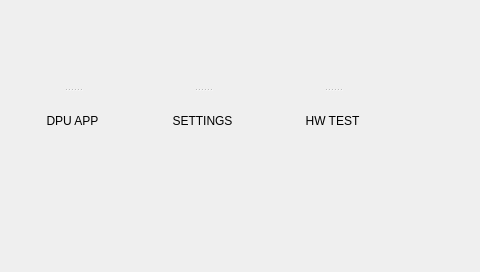
<?xml version="1.0" encoding="UTF-8"?>
<ui version="4.0">
 <class>MainWindow</class>
 <widget class="QMainWindow" name="MainWindow">
  <property name="geometry">
   <rect>
    <x>0</x>
    <y>0</y>
    <width>480</width>
    <height>272</height>
   </rect>
  </property>
  <property name="windowTitle">
   <string>MainWindow</string>
  </property>
  <property name="styleSheet">
   <string notr="true"/>
  </property>
  <widget class="QWidget" name="centralWidget">
   <property name="autoFillBackground">
    <bool>false</bool>
   </property>
   <widget class="QSplitter" name="splitter">
    <property name="geometry">
     <rect>
      <x>20</x>
      <y>30</y>
      <width>105</width>
      <height>120</height>
     </rect>
    </property>
    <property name="orientation">
     <enum>Qt::Vertical</enum>
    </property>
    <widget class="QPushButton" name="pushButton_app">
     <property name="mouseTracking">
      <bool>true</bool>
     </property>
     <property name="styleSheet">
      <string notr="true">opacity: 0.1;border: none; </string>
     </property>
     <property name="text">
      <string/>
     </property>
     <property name="icon">
      <iconset resource="res.qrc">
       <normaloff>:/resource/dpu.png</normaloff>:/resource/dpu.png</iconset>
     </property>
     <property name="iconSize">
      <size>
       <width>100</width>
       <height>100</height>
      </size>
     </property>
     <property name="autoDefault">
      <bool>true</bool>
     </property>
     <property name="default">
      <bool>true</bool>
     </property>
    </widget>
    <widget class="QLabel" name="label_app">
     <property name="text">
      <string>DPU APP</string>
     </property>
     <property name="alignment">
      <set>Qt::AlignCenter</set>
     </property>
    </widget>
   </widget>
   <widget class="QSplitter" name="splitter_2">
    <property name="geometry">
     <rect>
      <x>150</x>
      <y>30</y>
      <width>105</width>
      <height>120</height>
     </rect>
    </property>
    <property name="orientation">
     <enum>Qt::Vertical</enum>
    </property>
    <widget class="QPushButton" name="pushButton_settings">
     <property name="mouseTracking">
      <bool>true</bool>
     </property>
     <property name="styleSheet">
      <string notr="true">opacity: 0.1;border: none; </string>
     </property>
     <property name="text">
      <string/>
     </property>
     <property name="icon">
      <iconset resource="res.qrc">
       <normaloff>:/resource/Gear-icon.png</normaloff>:/resource/Gear-icon.png</iconset>
     </property>
     <property name="iconSize">
      <size>
       <width>300</width>
       <height>100</height>
      </size>
     </property>
     <property name="autoDefault">
      <bool>true</bool>
     </property>
     <property name="default">
      <bool>true</bool>
     </property>
    </widget>
    <widget class="QLabel" name="label_settings">
     <property name="text">
      <string>SETTINGS</string>
     </property>
     <property name="alignment">
      <set>Qt::AlignCenter</set>
     </property>
    </widget>
   </widget>
   <widget class="QSplitter" name="splitter_3">
    <property name="geometry">
     <rect>
      <x>280</x>
      <y>30</y>
      <width>105</width>
      <height>120</height>
     </rect>
    </property>
    <property name="orientation">
     <enum>Qt::Vertical</enum>
    </property>
    <widget class="QPushButton" name="pushButton_hw_test">
     <property name="mouseTracking">
      <bool>true</bool>
     </property>
     <property name="styleSheet">
      <string notr="true">opacity: 0.1;border: none; </string>
     </property>
     <property name="text">
      <string/>
     </property>
     <property name="icon">
      <iconset resource="res.qrc">
       <normaloff>:/resource/test-icon-png-20.png</normaloff>:/resource/test-icon-png-20.png</iconset>
     </property>
     <property name="iconSize">
      <size>
       <width>300</width>
       <height>73</height>
      </size>
     </property>
     <property name="autoDefault">
      <bool>true</bool>
     </property>
     <property name="default">
      <bool>true</bool>
     </property>
    </widget>
    <widget class="QLabel" name="label_hw_test">
     <property name="text">
      <string>HW TEST</string>
     </property>
     <property name="alignment">
      <set>Qt::AlignCenter</set>
     </property>
    </widget>
   </widget>
  </widget>
 </widget>
 <layoutdefault spacing="6" margin="11"/>
 <resources>
  <include location="res.qrc"/>
 </resources>
 <connections/>
</ui>
